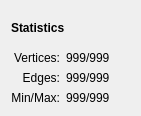
<?xml version="1.0" encoding="UTF-8"?>
<ui version="4.0">
 <class>StatisticsComponent</class>
 <widget class="QFrame" name="StatisticsComponent">
  <property name="geometry">
   <rect>
    <x>0</x>
    <y>0</y>
    <width>141</width>
    <height>116</height>
   </rect>
  </property>
  <property name="sizePolicy">
   <sizepolicy hsizetype="Preferred" vsizetype="Fixed">
    <horstretch>0</horstretch>
    <verstretch>0</verstretch>
   </sizepolicy>
  </property>
  <property name="windowTitle">
   <string>Frame</string>
  </property>
  <layout class="QVBoxLayout" name="verticalLayout">
   <item>
    <widget class="QLabel" name="w_label">
     <property name="font">
      <font>
       <bold>true</bold>
      </font>
     </property>
     <property name="text">
      <string>Statistics</string>
     </property>
    </widget>
   </item>
   <item>
    <layout class="QGridLayout" name="gridLayout">
     <item row="0" column="0">
      <widget class="QLabel" name="label_2">
       <property name="text">
        <string>Vertices:</string>
       </property>
       <property name="alignment">
        <set>Qt::AlignmentFlag::AlignRight|Qt::AlignmentFlag::AlignTrailing|Qt::AlignmentFlag::AlignVCenter</set>
       </property>
      </widget>
     </item>
     <item row="0" column="1">
      <widget class="QLabel" name="w_vertices_label">
       <property name="sizePolicy">
        <sizepolicy hsizetype="MinimumExpanding" vsizetype="Preferred">
         <horstretch>0</horstretch>
         <verstretch>0</verstretch>
        </sizepolicy>
       </property>
       <property name="text">
        <string>999/999</string>
       </property>
      </widget>
     </item>
     <item row="1" column="0">
      <widget class="QLabel" name="label_3">
       <property name="text">
        <string>Edges:</string>
       </property>
       <property name="alignment">
        <set>Qt::AlignmentFlag::AlignRight|Qt::AlignmentFlag::AlignTrailing|Qt::AlignmentFlag::AlignVCenter</set>
       </property>
      </widget>
     </item>
     <item row="1" column="1">
      <widget class="QLabel" name="w_edges_label">
       <property name="text">
        <string>999/999</string>
       </property>
      </widget>
     </item>
     <item row="2" column="0">
      <widget class="QLabel" name="label_4">
       <property name="text">
        <string>Min/Max:</string>
       </property>
       <property name="alignment">
        <set>Qt::AlignmentFlag::AlignRight|Qt::AlignmentFlag::AlignTrailing|Qt::AlignmentFlag::AlignVCenter</set>
       </property>
      </widget>
     </item>
     <item row="2" column="1">
      <widget class="QLabel" name="w_min_max_label">
       <property name="text">
        <string>999/999</string>
       </property>
      </widget>
     </item>
    </layout>
   </item>
  </layout>
 </widget>
 <resources/>
 <connections/>
</ui>
